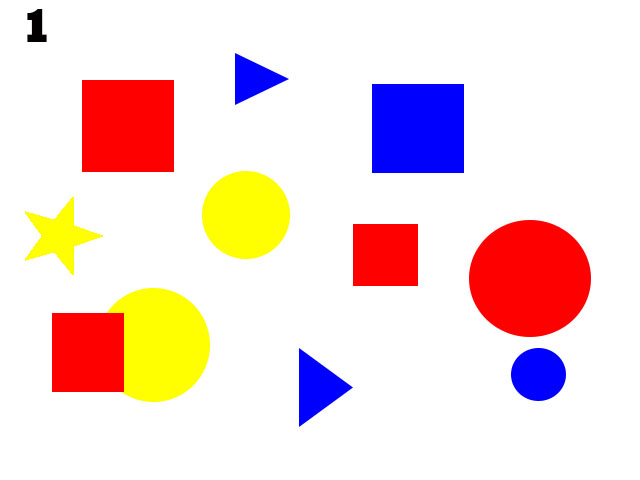
#> input picture detectar_circulos/dataset/prueba_1.jpg, 640 x 480 px, given in place of the camera
$ python camara.py
#> lines starting #> are read from the running program, lines starting #| are printed output that depends on the picture; after the words box and inside, x2 and y2 are one past the last pixel; in counts of white or black regions, pixels touching at a corner belong together
#> further down, img is the input picture: shape (480, 640, 3); mean B, G, R 216.2, 218.6, 242.8
import cv2
import numpy as np
import time

def filtro_fail(img):
  gray = cv2.cvtColor(img, cv2.COLOR_BGR2GRAY)
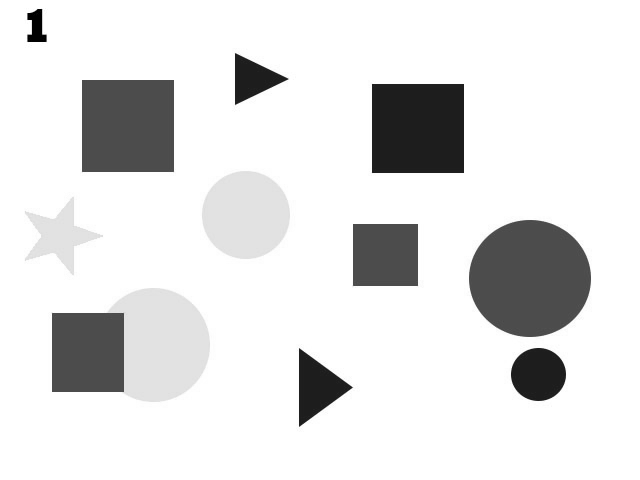
#> gray: shape (480, 640); min 0, max 255, mean 225.6
  _, mask = cv2.threshold(gray,50,255,cv2.THRESH_BINARY)
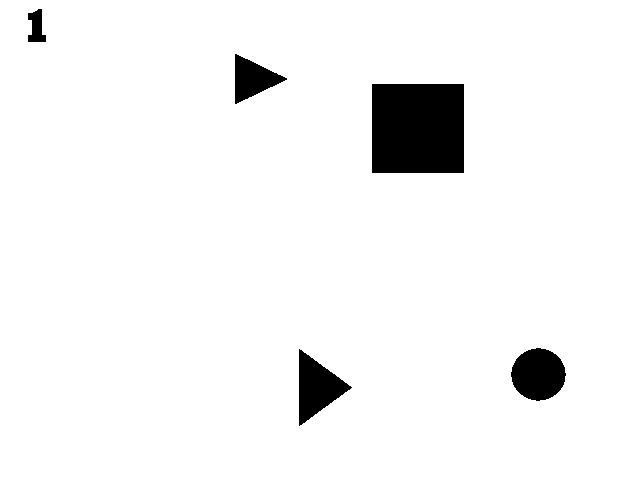
#> mask: shape (480, 640); 95.4% white; 5 black regions, box (x1, y1, x2, y2) and area: (372, 84, 464, 173) 8188, (511, 348, 566, 401) 2216, (299, 349, 352, 426) 2074, (235, 54, 287, 104) 1352, (28, 9, 46, 42) 399
  circles = cv2.HoughCircles(mask, cv2.HOUGH_GRADIENT, 1, 20,
                            param1=50, param2=30, minRadius=0, maxRadius=0)
#> circles = None
  for i in circles[0,:]:
    cv2.circle(mask, (i[0], i[1]), i[2], (0,255,0), 2)
#> this loop made 0 passes
    # cv2.circle(mask, (i[0], i[1]), 2, (0,0,255), 3)
  return mask

video = cv2.VideoCapture(0)
## Parámetros Importantes
# 10 Brillo
# 11 Contraste
# 12 Saturación
# https://docs.opencv.org/3.4/d4/d15/group__videoio__flags__base.html#gaeb8dd9c89c10a5c63c139bf7c4f5704d
# https://www.it-swarm.dev/es/python/configuracion-de-los-parametros-de-la-camara-en-opencvpython/1068172896/
video.set(3,1280)  # Ancho
video.set(4,1024)  # Alto
video.set(15, 0.1) # Exposicion

while True:
  ret, img = video.read()
#> (the run stopped early here; a loop or call above may not have finished)
